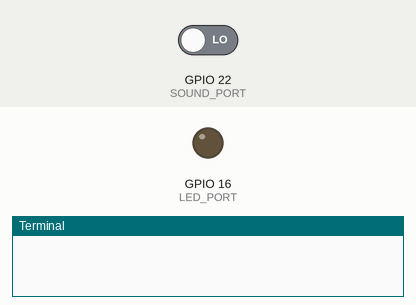
Simulated run of this program. Board: Raspberry Pi (BCM pin numbers). Shown: output pins drawn as LEDs (lit = HIGH), the last lines printed to the terminal. The test bench sets the inputs (shaded band); at power-on: GPIO 22 (SOUND_PORT) LOW.

Above: at 1.2 s.
1.3 s: GPIO 22 (SOUND_PORT) driven HIGH
At 2.7 s:
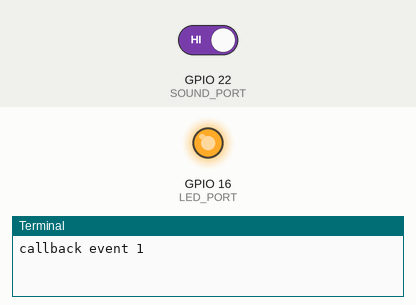
Timing chart, 0 to 4.8 s (numbered marks = the images above; inputs shaded):
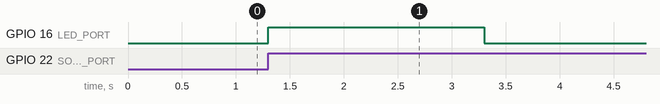

The program:

sound.py
```python
#!/usr/bin/python
import RPi.GPIO as GPIO
import time

LOW_NOISE = 1  # noise below threshold
HIGH_NOISE = 2  # noise above threshold
NO_NOISE = 0
# GPIO SETUP
SOUND_PORT = 22
LED_PORT = 16
GPIO.setmode(GPIO.BCM)
GPIO.setup(SOUND_PORT, GPIO.IN)
GPIO.setup(LED_PORT, GPIO.OUT)
GPIO.setwarnings(False)
GPIO.output(LED_PORT, GPIO.LOW)  # turn off leds initially

led_noise_mode = NO_NOISE


# led on off
def led_switch(status):
    global led_noise_mode
    if led_noise_mode == HIGH_NOISE:
        return  # high noise already detected
    elif status == 1:  # high noise detected
        # do the high noise led sequence
        led_noise_mode = HIGH_NOISE
        GPIO.output(LED_PORT, GPIO.HIGH)
        time.sleep(2)
        GPIO.output(LED_PORT, GPIO.LOW)
        led_noise_mode = NO_NOISE
    else:
        # noise below threshold
        GPIO.output(LED_PORT, GPIO.HIGH)
        time.sleep(0.25)
        GPIO.output(LED_PORT, GPIO.LOW)
        time.sleep(0.25)
        GPIO.output(LED_PORT, GPIO.HIGH)
        time.sleep(0.25)
        GPIO.output(LED_PORT, GPIO.LOW)
        led_noise_mode = NO_NOISE


def callback(channel):
    value = GPIO.input(channel)
    print("callback event %s" % value)
    led_switch(value)

# choose bounce time 800ms to detect each noise only once
GPIO.add_event_detect(SOUND_PORT, GPIO.BOTH, bouncetime=800)  # let us know when the pin goes HIGH or LOW
GPIO.add_event_callback(SOUND_PORT, callback)  # assign function to GPIO PIN, Run function on changsy

# run program forever after starting
# I Use above callbacks to control GPIOs
while True:
    time.sleep(2)
```

Measured:
- after the input at 1.3 s, GPIO 16 (LED_PORT): LOW → HIGH at once, → LOW 2.0 s later
